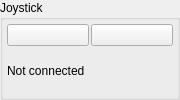
       <widget class="QGroupBox" name="groupBox">
        <property name="sizePolicy">
         <sizepolicy hsizetype="Preferred" vsizetype="Preferred">
          <horstretch>1</horstretch>
          <verstretch>0</verstretch>
         </sizepolicy>
        </property>
        <property name="maximumSize">
         <size>
          <width>180</width>
          <height>16777215</height>
         </size>
        </property>
        <property name="title">
         <string>Joystick</string>
        </property>
        <layout class="QGridLayout" name="gridLayout_5">
         <property name="leftMargin">
          <number>4</number>
         </property>
         <property name="topMargin">
          <number>4</number>
         </property>
         <property name="rightMargin">
          <number>4</number>
         </property>
         <property name="bottomMargin">
          <number>4</number>
         </property>
         <property name="spacing">
          <number>2</number>
         </property>
         <item row="0" column="1">
          <widget class="QPushButton" name="jsConnectButton">
           <property name="text">
            <string/>
           </property>
           <property name="icon">
            <iconset resource="resources.qrc">
             <normaloff>:/models/Icons/Connected-96.png</normaloff>:/models/Icons/Connected-96.png</iconset>
           </property>
          </widget>
         </item>
         <item row="0" column="0">
          <widget class="QPushButton" name="jsDisconnectButton">
           <property name="text">
            <string/>
           </property>
           <property name="icon">
            <iconset resource="resources.qrc">
             <normaloff>:/models/Icons/Disconnected-96.png</normaloff>:/models/Icons/Disconnected-96.png</iconset>
           </property>
          </widget>
         </item>
         <item row="1" column="0" colspan="2">
          <widget class="QLabel" name="jsConnectedLabel">
           <property name="text">
            <string>Not connected</string>
           </property>
          </widget>
         </item>
        </layout>
       </widget>
